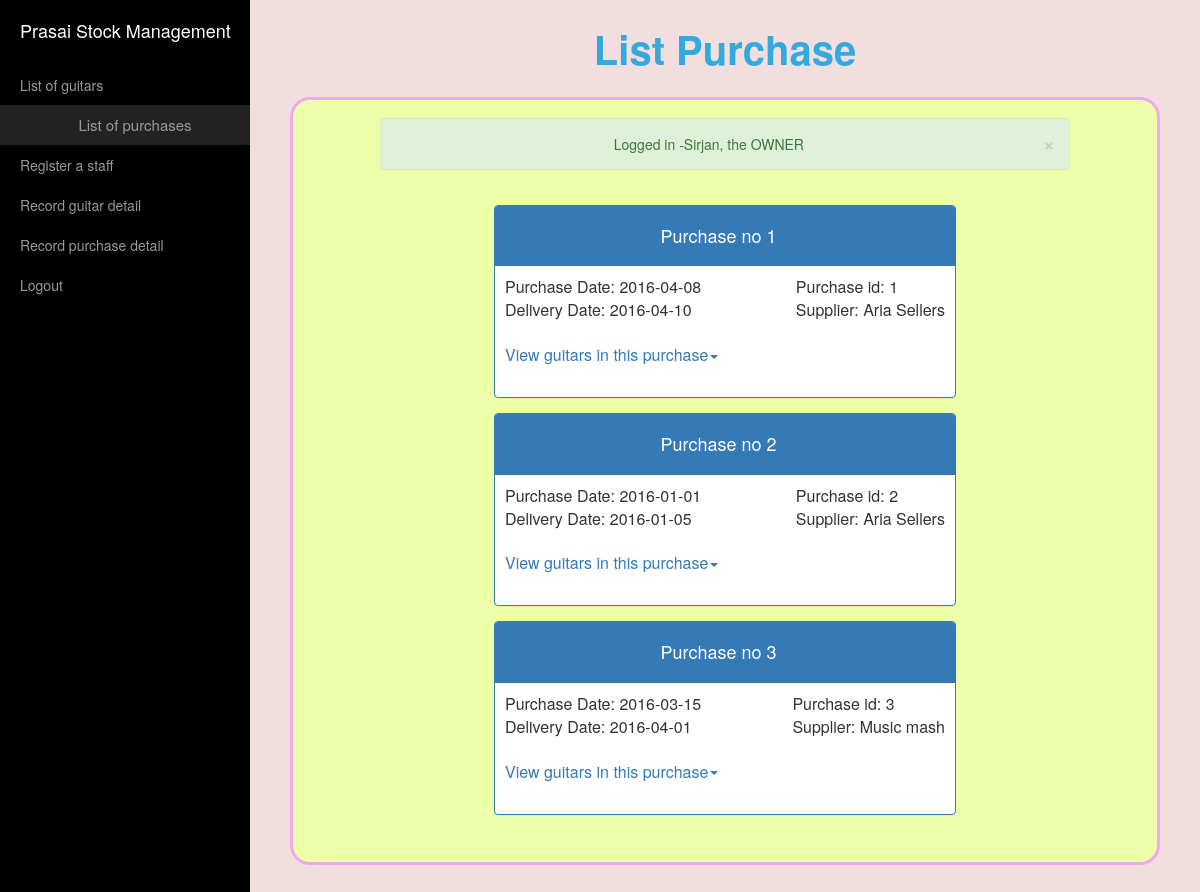
Page /list_purchase.php (signed in) on the committed database.
### tables this page shows
CREATE TABLE IF NOT EXISTS `purchase` (
  `order_id` int(5) NOT NULL DEFAULT '0',
  `supplier_id` int(3) DEFAULT NULL,
  `purchase_date` date DEFAULT NULL,
  `delivery_date` date DEFAULT NULL,
  PRIMARY KEY (`order_id`),
  KEY `purchase_fk` (`supplier_id`)
);

CREATE TABLE IF NOT EXISTS `supplier` (
  `supplier_id` int(3) NOT NULL DEFAULT '0',
  `company_name` varchar(30) DEFAULT NULL,
  `country` varchar(15) DEFAULT NULL,
  `email` varchar(40) DEFAULT NULL,
  `phone` bigint(15) DEFAULT NULL,
  PRIMARY KEY (`supplier_id`)
);

### includes/session.php (called while the page is built, shortened)
<?php
class Session {
  public $message;
	public function get_message() {
    return $this->message;
  }
  private function check_message() {
    if(isset($_SESSION['message'])) {
      $this->message = $_SESSION['message'];
    } else {
      $this->message = "";
      $this->type = "";
    }
  }
}
$session = new Session();
$message=$session->get_message();
?>

### includes/database.php (called while the page is built, shortened)
<?php
	class MySQLDatabase {
		private $connection;
		private function open_connection() {
			$this->connection = mysqli_connect(DB_SERVER, DB_USER, DB_PASS, DB_NAME);
		}
		public function query($sql) {
			$result_set = mysqli_query($this->connection, $sql);
			return $result_set;
		}
		public function fetch_assoc($result_set) {
			return mysqli_fetch_assoc($result_set);
		}
	}
	$database = new MySQLDatabase();
?>

### includes/database_object.php (called while the page is built, shortened)
<?php
	require_once('database.php');
	class DatabaseObject {
		public function crud_condition() {
			$pk = $this->primary_key;
			if(!is_array($pk)) {
				$query = $pk .'='. $this->$pk;
			} else {
				$condition = array();
				foreach ($pk as $key => $value) {
					$value = is_string($value) ? "'$value'" : $value;
					$condition[] .=$key .'='. $value;
				}
				$query = join (" AND ", array_values($condition));
			}
			return $query;
		}
		private function find_by_primary_key() {
			global $database;
			$query = "SELECT * FROM ".static::$table_name;
			$query .= " WHERE ".$this->crud_condition();
			return $database->query($query);
		}
		protected function check_existing_entry() {
			$result_set = $this->find_by_primary_key();
			if($result = mysqli_fetch_assoc($result_set)) {
				return true;
			} else {
				return false;
			}
		}
		public static function find_all() {
			global $database;
			$query = "SELECT * FROM " . static::$table_name;
			return $database->query($query);
		}
	}
?>

### includes/purchase.php (called while the page is built, shortened)
<?php
	require_once('database_object.php');
	class Purchase extends DatabaseObject {
		protected $order_id;
		protected $supplier_id;
		protected $purchase_date;
		protected $delivery_date;
		function __construct($order_id=0) {
			$this->order_id = $order_id;
			if(!$this->check_existing_entry()) {
				unset($this->order_id);
			}
		}
		public function get_order_id() {
			return $this->order_id;
		}
		public function get_supplier_id() {
			return $this->supplier_id;
		}
		public function get_purchase_date() {
			return $this->purchase_date;
		}
		public function get_delivery_date() {
			return $this->delivery_date;
		}
	}
 ?>

### includes/supplier.php (called while the page is built, shortened)
<?php
	require_once('database_object.php');
	class Supplier extends DatabaseObject{
		protected $company_name;
		function __construct($supplier_id) {
			if(!$this->check_existing_entry()) {
				unset($this->supplier_id);
			}
		}
		public function get_company_name() {
			return $this->company_name;
		}
	}
 ?>

### list_purchase.php (the view, shortened to what this page needs)
<?php
	require_once('includes/initialize.php');
	$purchases = Purchase::find_all();
 ?>
 <!DOCTYPE html>
 <html>
 <head>
	<?php require_once('includes/head.php') ?>
    <link rel="stylesheet" type="text/css" href="css/style.css">
 </head>
 <body  class="bg-danger">
	<?php require_once('includes/header.php') ?>
	 <?php
            $file = basename(__FILE__);
            $file=str_replace(".php", "", $file);
            $file=str_replace("_", " ", $file);
            echo ucwords($file);
        ?>
        </div>
        <div id="page-content-wrapper">
 	<div class="container-fluid">
 	<?php echo output_message($type, $message) ?>
 		<div class="row">
 			<div class="" >
 			<?php
 					while($purchase=$database->fetch_assoc($purchases)) {
 						$purchase = new Purchase($purchase['order_id']);
 			 ?>
 				<div class="purchase panel panel-primary">
 					<div class="panel-heading">
 						<h4>Purchase no <?php echo htmlspecialchars($purchase->get_order_id()) ?></h4>
 					</div>
 					<div class="panel-group">
	 					<div class="panel-body">
						<div class="purchase_detail pull-right">
		 					<span class="purchase_id ">Purchase id: <?php echo htmlspecialchars($purchase->get_order_id()) ?></span><br>
		 					<span class="supplier ">Supplier:
		 					<?php
		 						$sid=$purchase->get_supplier_id();
		 						$sid=new Supplier($sid);
		 						echo htmlspecialchars($sid->get_company_name())
		 					?>
		 					</span><br>
						</div>
	 					<div class="dates">
							<span class="">Purchase Date: <?php echo htmlspecialchars($purchase->get_purchase_date()) ?></span><br>
							<span class="dd">Delivery Date: <?php echo htmlspecialchars($purchase->get_delivery_date()) ?></span><br>
	 					</div>
	 					<div data-toggle="collapse" data-parent="#accordion" class="view" href="#<?php echo htmlspecialchars($purchase->get_order_id()) ?>">
							<a>View guitars in this purchase<span class="caret"></span></a>
						</div>
 					</div>
	 			</div>
	 			</div>
	 			<?php } ?>
 			</div></div></div></div></div>
 		</div>
 </body>
 </html>

### css/slider.css (style rules this page uses)
#page-content-wrapper { width: 100%; position: absolute; padding: 15px; }
@media (min-width:768px) { #page-content-wrapper { padding: 20px; position: relative; } }

### css/style.css (style rules this page uses)
.row { margin: 15px; }
.container, .container-fluid { background-color: #efa; padding: 2% 10%; border: #eae solid; border-radius: 20px; }
.panel { margin: 15px auto; width: 70%; }
.panel-body { padding: 10px; font-size: 16px; }
.panel-heading h4 { width: 30%; margin-left: auto; margin-right: auto; }
body { width: 100%; overflow-x: hidden; }
.view { font-size: 16px; margin-top: 5%; cursor: pointer; }

### rows in the picture
purchase: order_id "1", supplier.company_name "Aria Sellers", purchase_date "2016-04-08", delivery_date "2016-04-10"
purchase: order_id "2", supplier.company_name "Aria Sellers", purchase_date "2016-01-01", delivery_date "2016-01-05"
purchase: order_id "3", supplier.company_name "Music mash", purchase_date "2016-03-15", delivery_date "2016-04-01"

### other values in the picture
$file "List Purchase"
$message "Logged in -Sirjan, the OWNER"
